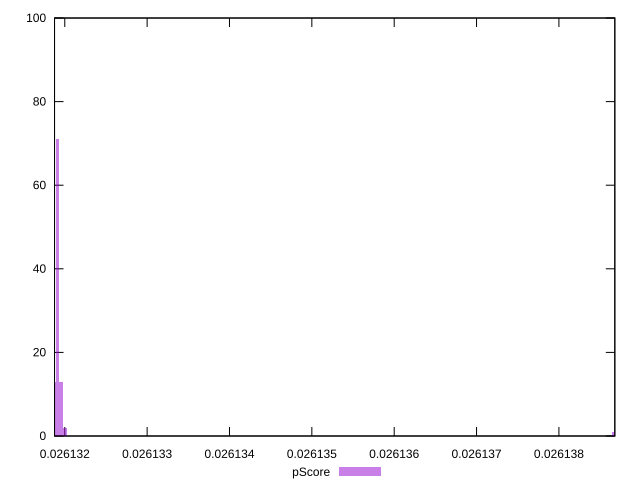

gnuplot code for this plot:
reset

$pScore <<EOF
0.026138664831170996 1
0.026131911580144256 71
0.02613186563966108 13
0.026132003461110605 2
0.02613195752062743 13
EOF

set key outside below
set boxwidth 4.594048317510123e-8
set xrange [0.026131875689292428:0.026138678848011743]
set yrange [0:100]
set trange [0:100]
set style fill transparent solid 0.5 noborder
set terminal svg size 640, 490 enhanced background rgb 'white'
set output "report_00016_2021-02-10T13-31-48.338Z/uses-long-cache-ttl/samples/pages+cached/pScore/histogram.svg"

plot $pScore title "pScore" with boxes

reset
